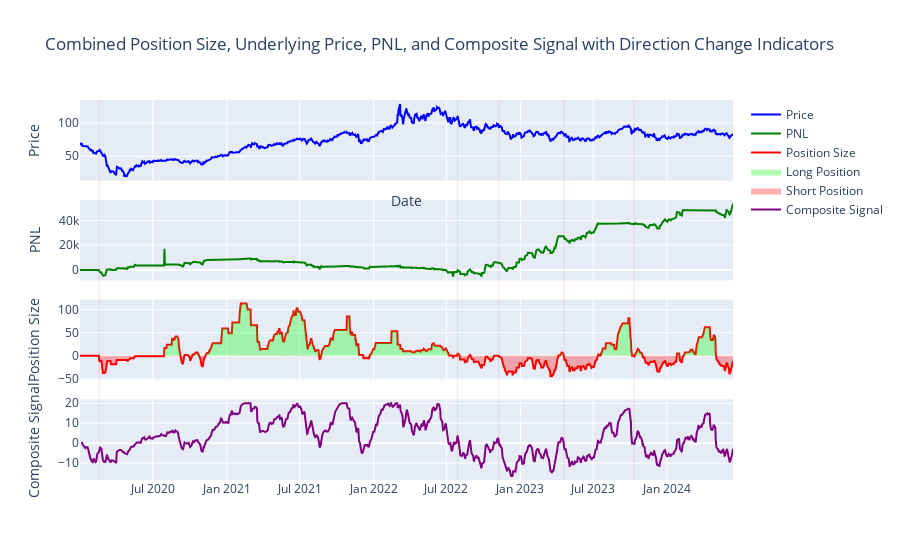

The code cell stored with this chart in its notebook:
### Code cell
import yfinance as yf
import pandas as pd
import plotly.graph_objs as go
import numpy as np
import matplotlib.pyplot as plt
import seaborn as sns
from plotly.subplots import make_subplots

def fetch_data(ticker, start_date='2020-01-01', end_date='2024-01-01'):
    return yf.download(ticker, start=start_date, end=end_date)

def ewmac(price, vol, Lfast, Lslow):
    fast_ewma = price.ewm(span=Lfast, min_periods=1).mean()
    slow_ewma = price.ewm(span=Lslow, min_periods=1).mean()
    raw_ewmac = fast_ewma - slow_ewma
    return raw_ewmac / vol.ffill()

def calculate_ewmac_signals(data, parameters):
    composite_signal = pd.Series(0, index=data.index)
    for filter_speed in parameters:
        Lfast = filter_speed
        Lslow = 4 * filter_speed
        signal_name = f'EWMAC_{filter_speed}'
        data[signal_name] = scale_cap_forecast(ewmac(data['Close'], data['Volatility'], Lfast, Lslow))
        composite_signal += data[signal_name]
    data['Composite_Signal'] = composite_signal / len(parameters) 
    return data

def scale_cap_forecast(signals, cap=20):
    signals = signals * 10 / signals.abs().mean()
    return signals.clip(-cap, cap)

def calculate_pnl(trades, data, initial_capital, transaction_cost=0.001):
    trades['Position Change'] = trades['Position'].diff().fillna(0)
    trades['Position Cost'] = 0.0
    trades['Realized PnL'] = 0.0
    trades['Unrealized PnL'] = 0.0
    trades['Total PnL'] = 0.0
    trades['Account Size'] = initial_capital

    for i in range(1, len(trades)):
        position_change = trades['Position Change'].iloc[i]
        execution_price = data['Close'].iloc[i]
        previous_position = trades['Position'].iloc[i-1]
        position_cost = trades['Position Cost'].iloc[i-1]

        realized_pnl = 0.0

        if previous_position != 0:
            avg_position_price = position_cost / abs(previous_position)
        else:
            avg_position_price = 0

        if np.sign(position_change) == np.sign(previous_position):
            trades.loc[trades.index[i], 'Position Cost'] = position_cost + (position_change * execution_price)
        else:
            if abs(position_change) > abs(previous_position):
                realized_pnl = (execution_price - avg_position_price) * previous_position + (position_change + previous_position) * execution_price
                trades.loc[trades.index[i], 'Position Cost'] = (position_change + previous_position) * execution_price
            else:
                realized_pnl = (execution_price - avg_position_price) * position_change
                trades.loc[trades.index[i], 'Position Cost'] = position_cost + (position_change * execution_price)

            realized_pnl -= transaction_cost * abs(position_change) * execution_price
            trades.loc[trades.index[i], 'Realized PnL'] = realized_pnl

        trades.loc[trades.index[i], 'Account Size'] -= transaction_cost * abs(position_change) * execution_price

        if trades['Position'].iloc[i] != 0:
            trades.loc[trades.index[i], 'Unrealized PnL'] = trades['Position'].iloc[i] * (execution_price - avg_position_price)
        else:
            trades.loc[trades.index[i], 'Unrealized PnL'] = 0

        trades.loc[trades.index[i], 'Total PnL'] = trades['Realized PnL'].cumsum().iloc[i] + trades['Unrealized PnL'].iloc[i]
        trades.loc[trades.index[i], 'Account Size'] += trades['Unrealized PnL'].iloc[i]

    return trades

def adjust_trade_buffer(data, max_loss_sharpe, window=30):
    rolling_mean = data['Log_Returns'].rolling(window=window).mean()
    rolling_std = data['Log_Returns'].rolling(window=window).std()
    rolling_sharpe = rolling_mean / rolling_std
    trade_buffer = (rolling_sharpe.abs() / max_loss_sharpe).clip(lower=1)
    return trade_buffer

def calculate_backtest_metrics(trades, capital, strat):
    daily_pnl = trades['Total PnL'].diff().fillna(0)  # Calculate daily PnL
    cumulative_pnl = trades['Total PnL']
    daily_mean_return = daily_pnl.mean()
    daily_std_dev = daily_pnl.std()
    annualized_return = (daily_mean_return * 252) / capital
    annualized_std_dev = (daily_std_dev * np.sqrt(252)) / capital
    sharpe_ratio = annualized_return / annualized_std_dev 
    annualized_return_pct = annualized_return * 100
    drawdowns = cumulative_pnl - cumulative_pnl.cummax()
    max_drawdown = drawdowns.min()
    avg_drawdown = drawdowns.mean()
    avg_position = trades['Position'].abs().mean()
    total_turnover = trades['Position'].diff().abs().sum()
    annual_turnover = (total_turnover / avg_position / len(trades)) * 252
    skew = daily_pnl.skew()
    lower_tail = daily_pnl.quantile(0.05)
    upper_tail = daily_pnl.quantile(0.95)
    alpha = (cumulative_pnl.iloc[-1] / cumulative_pnl.std()) * np.sqrt(252)
    
    metrics = pd.DataFrame({
        "Initial Capital": capital,
        "Mean Annualised Return  %": annualized_return_pct,
        "Max Drawdown %": (max_drawdown / capital) * 100,
        "Avg Drawdown %": (avg_drawdown / capital) * 100,
        "Annual Standard Deviation %": annualized_std_dev * 100,
        "Sharpe Ratio": sharpe_ratio,
        "Annual Turnover": annual_turnover,
        "Skew": skew,
        "Lower Tail (5th percentile)": lower_tail,
        "Upper Tail (95th percentile)": upper_tail,
        "Cumulative PnL": cumulative_pnl.iloc[-1]
    }, index=[strat]).T
    
    return metrics

def calculate_position_size(capped_signals, risk_target, volatility, price, capital, instrument_weights, fx_rate, idm):
    multiplier = 1000
    weighted_signals = capped_signals.mul(instrument_weights, axis=1)
    average_signal = weighted_signals.sum(axis=1)
    position = round(average_signal * capital * idm * risk_target / (10 * multiplier * price * fx_rate * volatility), 0)
    return position

def plot_combined(trades, price, pnl, composite_signal):
    fig = make_subplots(rows=4, cols=1, shared_xaxes=True, 
                        row_heights=[1,1,1,1], vertical_spacing=0.05)

    fig.add_trace(go.Scatter(x=price.index, y=price, mode='lines', name='Price', line=dict(color='blue')), row=1, col=1)
    
    fig.add_trace(go.Scatter(x=pnl.index, y=pnl, mode='lines', name='PNL', line=dict(color='green')), row=2, col=1)
    
    fig.add_trace(go.Scatter(x=trades.index, y=trades['Position'], mode='lines', name='Position Size', line=dict(color='red')), row=3, col=1)
    
    fig.add_trace(go.Scatter(x=trades.index, y=trades['Position'] * (trades['Position'] > 0), mode='lines', fill='tozeroy', name='Long Position', fillcolor='rgba(0,255,0,0.3)', line=dict(width=0), hoverinfo='skip'), row=3, col=1)
    fig.add_trace(go.Scatter(x=trades.index, y=trades['Position'] * (trades['Position'] < 0), mode='lines', fill='tozeroy', name='Short Position', fillcolor='rgba(255,0,0,0.3)', line=dict(width=0), hoverinfo='skip'), row=3, col=1)
    
    for i in range(1, len(trades)):
        if trades['Position'].iloc[i] != 0 and trades['Position'].iloc[i - 1] == 0:
            fig.add_shape(type="line", xref="x", yref="paper", x0=trades.index[i], x1=trades.index[i], y0=0, y1=1, line=dict(color="green" if trades['Position'].iloc[i] > 0 else "red", width=1), opacity=0.1)

    fig.add_trace(go.Scatter(x=composite_signal.index, y=composite_signal, mode='lines', name='Composite Signal', line=dict(color='purple')), row=4, col=1)

    fig.update_layout(title='Combined Position Size, Underlying Price, PNL, and Composite Signal with Direction Change Indicators', xaxis_title='Date')

    fig.update_yaxes(title_text="Price", row=1, col=1)
    fig.update_yaxes(title_text="PNL", row=2, col=1)
    fig.update_yaxes(title_text="Position Size", row=3, col=1)
    fig.update_yaxes(title_text="Composite Signal", row=4, col=1)
    
    fig.show()

def backtest(ticker='BZ=F', start_date='2020-01-01', end_date='2024-06-14', parameters=[4, 8, 16, 32, 64],
             risk_target=0.10, initial_capital=100000, plot=True, transaction_cost=0.01, max_loss_sharpe=0.05):
    strat = "EWMAC_" + '_'.join([str(i) for i in parameters])
    instrument_weights = 1
    fx_rate = 1.0
    idm = 1
    data = fetch_data(ticker, start_date, end_date)
    data['Log_Returns'] = np.log(data['Close'] / data['Close'].shift(1))
    data['Volatility'] = data['Log_Returns'].ewm(span=30, min_periods=0).std()
    data = calculate_ewmac_signals(data, parameters)
    signal_cols = [i for i in data.columns if "EWM" in i]
    data["Ideal Position Size"] = calculate_position_size(data[signal_cols], risk_target, data['Volatility'], data['Close'], initial_capital, instrument_weights, fx_rate, idm)
    data['Trade Buffer'] = adjust_trade_buffer(data, max_loss_sharpe)
    data['Position Size'] = data['Ideal Position Size'].where(
        (data['Ideal Position Size'] - data['Ideal Position Size'].shift(1)).abs() > data['Trade Buffer'],
        other=np.nan
    ).ffill().fillna(0)
    trades = pd.DataFrame(index=data.index)
    trades['Position'] = data["Position Size"]
    trades = calculate_pnl(trades, data, initial_capital, transaction_cost)
    backtest_metrics = calculate_backtest_metrics(trades, initial_capital, strat)
    pd.options.display.float_format = '{:.2f}'.format
    print(backtest_metrics.round(2))
    if plot:
        plot_combined(trades, data['Close'], trades['Total PnL'], data['Composite_Signal'])
    return trades, data

# Running the backtest
trades, data = backtest()

### Figure 1 — Plotly figure (JSON) as saved in the notebook; plotly's stock layout.template omitted (floating-point values rounded to 4 significant figures; data arrays with more than 128 entries replaced by an {"elided": "..."} marker saying what was removed)
{"data": [{"line": {"color": "blue"}, "mode": "lines", "name": "Price", "type": "scatter", "x": {"elided": "1118 str values"}, "xaxis": "x", "y": {"elided": "1118 float values"}, "yaxis": "y"}, {"line": {"color": "green"}, "mode": "lines", "name": "PNL", "type": "scatter", "x": {"elided": "1118 str values"}, "xaxis": "x2", "y": {"elided": "1118 float values"}, "yaxis": "y2"}, {"line": {"color": "red"}, "mode": "lines", "name": "Position Size", "type": "scatter", "x": {"elided": "1118 str values"}, "xaxis": "x3", "y": {"elided": "1118 int values"}, "yaxis": "y3"}, {"fill": "tozeroy", "fillcolor": "rgba(0,255,0,0.3)", "hoverinfo": "skip", "line": {"width": 0}, "mode": "lines", "name": "Long Position", "type": "scatter", "x": {"elided": "1118 str values"}, "xaxis": "x3", "y": {"elided": "1118 int values"}, "yaxis": "y3"}, {"fill": "tozeroy", "fillcolor": "rgba(255,0,0,0.3)", "hoverinfo": "skip", "line": {"width": 0}, "mode": "lines", "name": "Short Position", "type": "scatter", "x": {"elided": "1118 str values"}, "xaxis": "x3", "y": {"elided": "1118 int values"}, "yaxis": "y3"}, {"line": {"color": "purple"}, "mode": "lines", "name": "Composite Signal", "type": "scatter", "x": {"elided": "1118 str values"}, "xaxis": "x4", "y": {"elided": "1118 float values"}, "yaxis": "y4"}], "layout": {"shapes": [{"line": {"color": "red", "width": 1}, "opacity": 0.1, "type": "line", "x0": "2020-02-19T00:00:00", "x1": "2020-02-19T00:00:00", "xref": "x", "y0": 0, "y1": 1, "yref": "paper"}, {"line": {"color": "green", "width": 1}, "opacity": 0.1, "type": "line", "x0": "2022-07-29T00:00:00", "x1": "2022-07-29T00:00:00", "xref": "x", "y0": 0, "y1": 1, "yref": "paper"}, {"line": {"color": "red", "width": 1}, "opacity": 0.1, "type": "line", "x0": "2022-11-09T00:00:00", "x1": "2022-11-09T00:00:00", "xref": "x", "y0": 0, "y1": 1, "yref": "paper"}, {"line": {"color": "red", "width": 1}, "opacity": 0.1, "type": "line", "x0": "2023-04-20T00:00:00", "x1": "2023-04-20T00:00:00", "xref": "x", "y0": 0, "y1": 1, "yref": "paper"}, {"line": {"color": "red", "width": 1}, "opacity": 0.1, "type": "line", "x0": "2023-10-11T00:00:00", "x1": "2023-10-11T00:00:00", "xref": "x", "y0": 0, "y1": 1, "yref": "paper"}], "title": {"text": "Combined Position Size, Underlying Price, PNL, and Composite Signal with Direction Change Indicators"}, "xaxis": {"anchor": "y", "domain": [0, 1], "matches": "x4", "showticklabels": false, "title": {"text": "Date"}}, "xaxis2": {"anchor": "y2", "domain": [0, 1], "matches": "x4", "showticklabels": false}, "xaxis3": {"anchor": "y3", "domain": [0, 1], "matches": "x4", "showticklabels": false}, "xaxis4": {"anchor": "y4", "domain": [0, 1]}, "yaxis": {"anchor": "x", "domain": [0.7875, 1], "title": {"text": "Price"}}, "yaxis2": {"anchor": "x2", "domain": [0.525, 0.7375], "title": {"text": "PNL"}}, "yaxis3": {"anchor": "x3", "domain": [0.2625, 0.475], "title": {"text": "Position Size"}}, "yaxis4": {"anchor": "x4", "domain": [0, 0.2125], "title": {"text": "Composite Signal"}}}}
